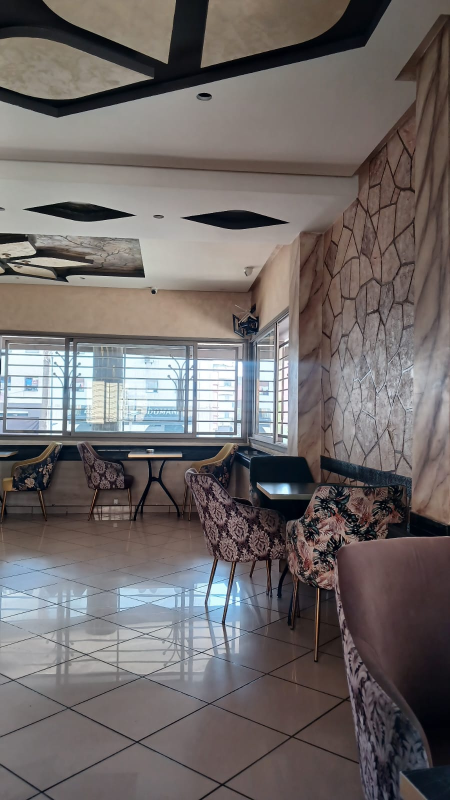
#> input picture images/WhatsApp Image 2026-10-16 at 12.30.24 (1).jpeg, 900 x 1600 px (shown at 1/2 size)
$ python -i panorama_processor.py   (imports and definitions only)
#> lines starting #> are read from the running program, lines starting #| are printed output that depends on the picture
#> further down, picture is the input picture: shape (1600, 900, 3); mean B, G, R 104.7, 105.5, 111.4
"""Fonctions de traitement d'image pour creer un panorama avec SIFT."""

from dataclasses import dataclass
from typing import List, Optional, Tuple

import cv2
import numpy as np


MIN_KEYPOINTS = 20
MIN_MATCHES = 12
MIN_INLIERS = 20
MAX_CANVAS_PIXELS = 100_000_000


@dataclass
class FeatureResult:
    """Resultat de la detection SIFT pour une image."""

    keypoints: List[cv2.KeyPoint]
    descriptors: Optional[np.ndarray]
    visualization: np.ndarray


@dataclass
class MatchResult:
    """Resultat de la recherche de correspondances."""

    good_matches: List[cv2.DMatch]
    visualization: np.ndarray
    raw_match_count: int
    mutual_match_count: int


@dataclass
class HomographyResult:
    """Homographie et indicateurs de qualite selon RANSAC."""

    matrix: np.ndarray
    inlier_mask: np.ndarray
    inlier_count: int
    inlier_ratio: float
    mean_reprojection_error: float
    visualization: np.ndarray


# [6 lines left out: function load_image, not called in this run]


def _prepare_gray_for_sift(image: np.ndarray) -> np.ndarray:
    """Prepare une image en niveaux de gris plus contrastee pour SIFT."""
    gray_image = cv2.cvtColor(image, cv2.COLOR_BGR2GRAY)
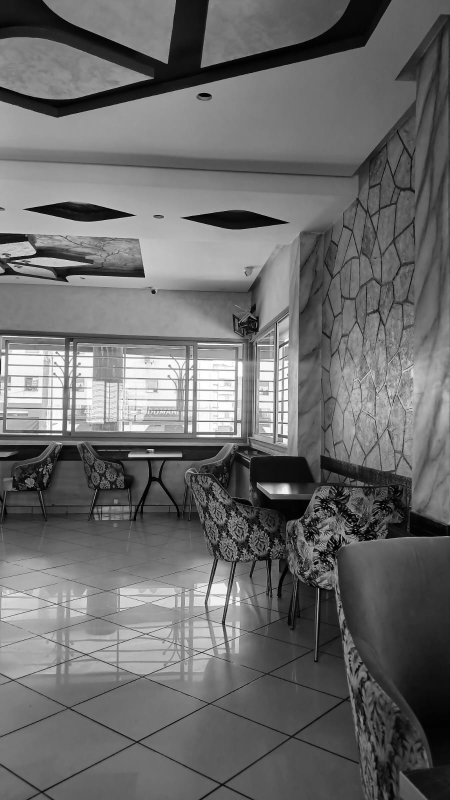
#> gray_image: shape (1600, 900) (shown at 1/2 size); min 0, max 255, mean 107.2
    clahe = cv2.createCLAHE(clipLimit=2.0, tileGridSize=(8, 8))
    return clahe.apply(gray_image)
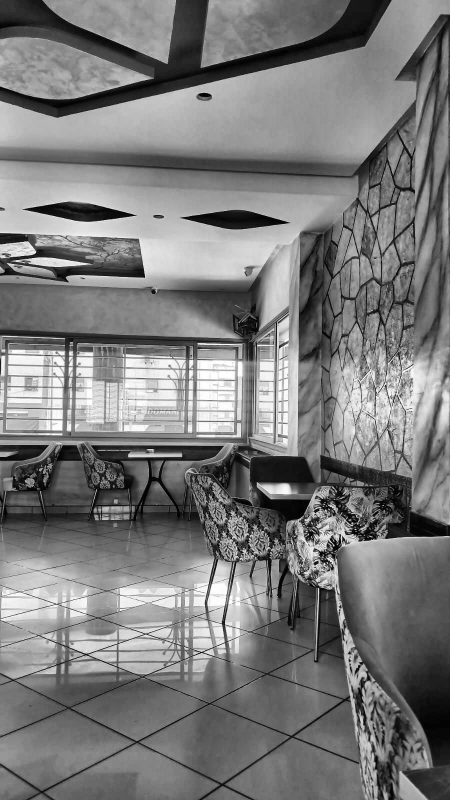
#> returned value: shape (1600, 900) (shown at 1/2 size); min 0, max 255, mean 123


def detect_sift_features(image: np.ndarray) -> FeatureResult:
    """Detecte les points cles SIFT et calcule leurs descripteurs."""
    gray_image = _prepare_gray_for_sift(image)
    sift = cv2.SIFT_create(
        nfeatures=8000,
        contrastThreshold=0.02,
        edgeThreshold=12,
        sigma=1.6,
    )
    keypoints, descriptors = sift.detectAndCompute(gray_image, None)
#> keypoints = 8000 keypoints; strongest (x, y, size): (658, 1018, 1.9), (617, 1069, 1.9), (654, 1125, 1.9), (721, 1050, 1.9)

    if len(keypoints) < MIN_KEYPOINTS or descriptors is None:
        raise ValueError(
            "Pas assez de points cles detectes. Essayez une image plus texturee."
        )

    visualization = cv2.drawKeypoints(
        image,
        keypoints,
        None,
        flags=cv2.DRAW_MATCHES_FLAGS_DRAW_RICH_KEYPOINTS,
    )
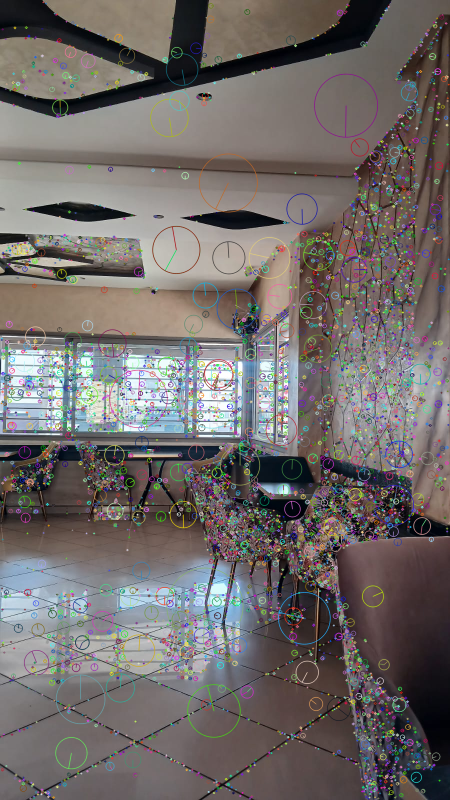
#> visualization: shape (1600, 900, 3) (shown at 1/2 size); mean B, G, R 105.7, 107, 112.5
    return FeatureResult(keypoints, descriptors, visualization)


# [114 lines left out: functions _ratio_matches, _mutual_matches, match_features, _points_from_matches, _mean_reprojection_error, _find_homography_candidate, not called in this run]


def _score_homography(inlier_count: int, inlier_ratio: float, error: float) -> float:
    """Score simple : beaucoup d'inliers, ratio eleve, erreur faible."""
    return inlier_count * inlier_ratio / max(error, 0.25)


# [185 lines left out: functions compute_homography, _image_corners, _distance_weight, _crop_to_content, create_panorama, build_panorama_pipeline, not called in this run]

>>> import cv2
>>> picture = cv2.imread('images/WhatsApp Image 2026-10-16 at 12.30.24 (1).jpeg')
>>> result = detect_sift_features(picture)

$ run again, on images/WhatsApp Image 2026-10-16 at 12.30.24.jpeg
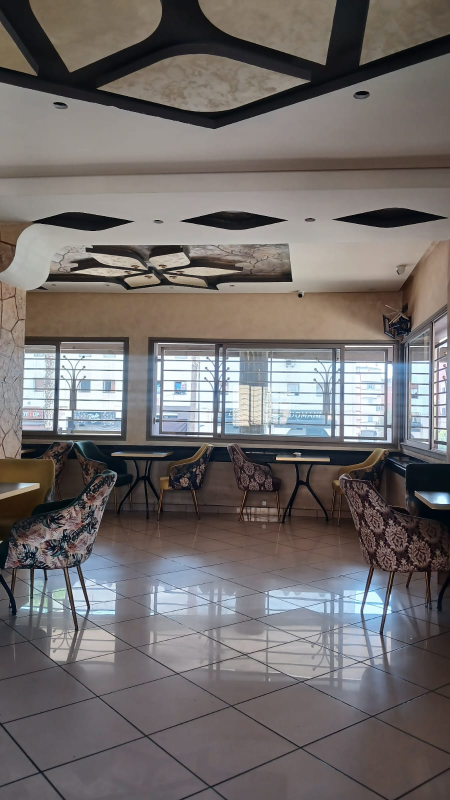
#> input picture images/WhatsApp Image 2026-10-16 at 12.30.24.jpeg, 900 x 1600 px (shown at 1/2 size)
#> picture is the input picture: shape (1600, 900, 3); mean B, G, R 108.2, 109.2, 114.2
#> in _prepare_gray_for_sift, `return clahe.apply(gray_image)`:
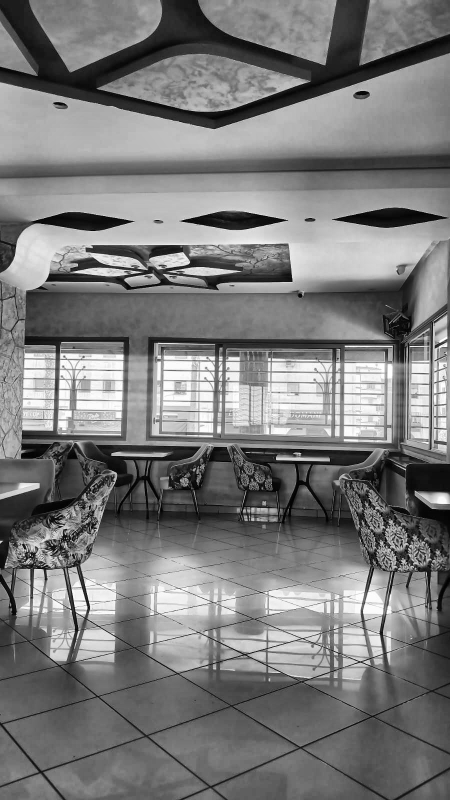
#> returned value: shape (1600, 900) (shown at 1/2 size); min 0, max 255, mean 123.1
#> keypoints = 7905 keypoints; strongest (x, y, size): (61, 1110, 1.8), (50, 1116, 1.9), (104, 1090, 1.9), (691, 692, 2.3)
#> in detect_sift_features, `visualization = cv2.drawKeypoints( image, keypoints, None, flags=cv2.D..`:
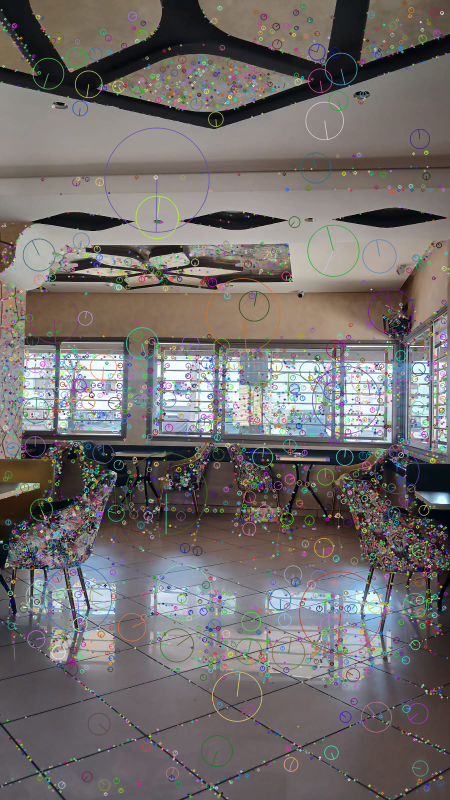
#> visualization: shape (1600, 900, 3) (shown at 1/2 size); mean B, G, R 108.5, 109.8, 114.4
